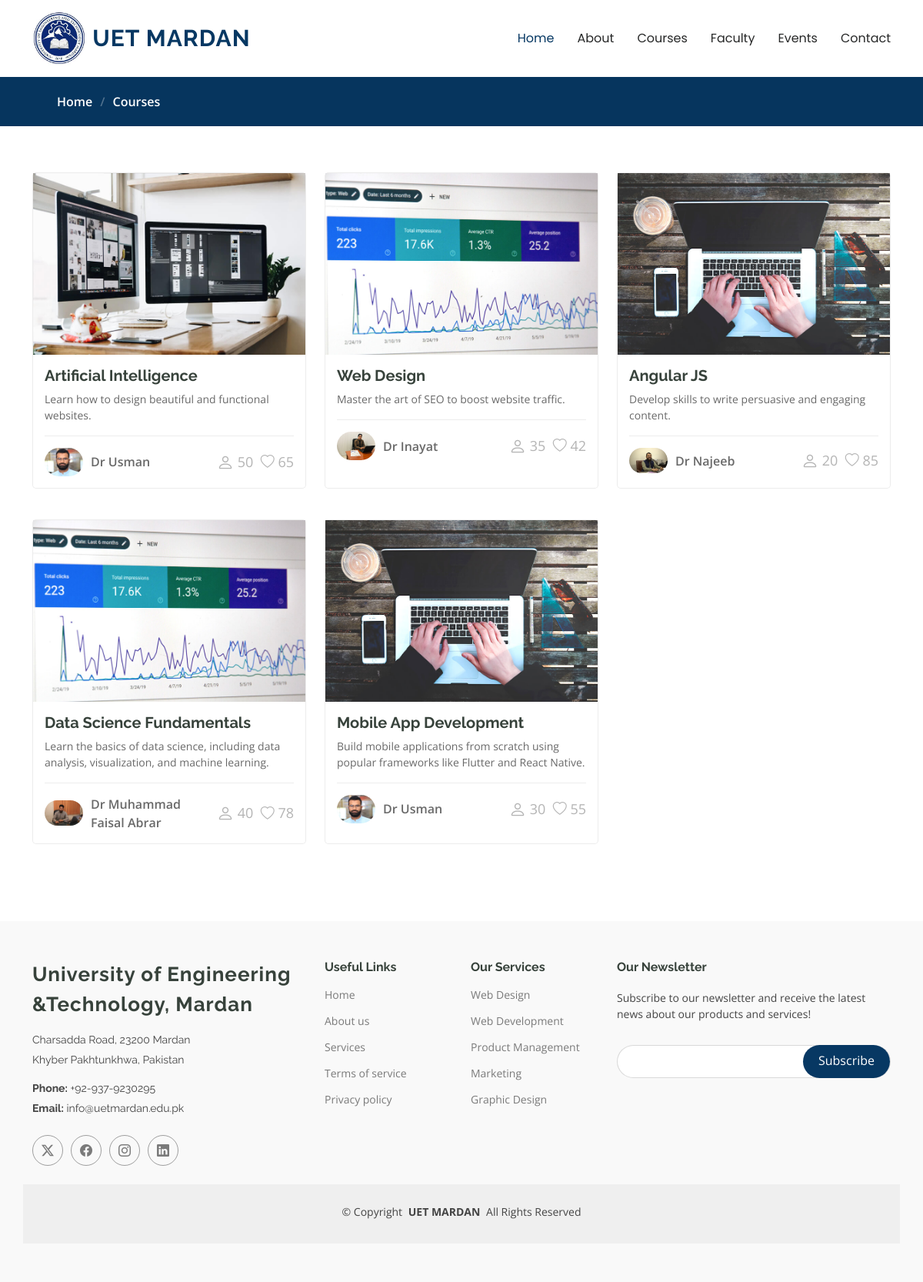
/courses.php, run on the app's committed database.
### tables this page shows
CREATE TABLE `courses` (
  `id` int(11) NOT NULL,
  `course_name` varchar(100) NOT NULL,
  `course_description` text NOT NULL,
  `image` varchar(255) NOT NULL,
  `faculty_name` varchar(50) NOT NULL,
  `faculty_image` varchar(255) NOT NULL,
  `enrolled_students` int(11) DEFAULT 0,
  `likes` int(11) DEFAULT 0
);

### courses.php (the view, shortened to what this page needs)
<!DOCTYPE html>
<html lang="en">
<head>
  <link href="assets/vendor/bootstrap/css/bootstrap.min.css" rel="stylesheet">
  <link href="assets/vendor/bootstrap-icons/bootstrap-icons.css" rel="stylesheet">
  <link href="assets/vendor/aos/aos.css" rel="stylesheet">
  <link href="assets/vendor/glightbox/css/glightbox.min.css" rel="stylesheet">
  <link href="assets/vendor/swiper/swiper-bundle.min.css" rel="stylesheet">
  <link href="assets/css/main.css" rel="stylesheet">
</head>
<body class="courses-page">
   <header id="header" class="header d-flex align-items-center sticky-top">
    <div class="container-fluid container-xl position-relative d-flex align-items-center">
      <a href="index.html" class="logo d-flex align-items-center me-auto">
        <img src="assets/img/logo.jpeg" alt="">
        <h1 class="sitename">UET Mardan</h1>
      </a>
      <nav id="navmenu" class="navmenu">
        <ul>
          <li><a href="index.php" class="active">Home<br></a></li>
          <li><a href="about.html">About</a></li>
          <li><a href="courses.php">Courses</a></li>
          <li><a href="faculty.php">Faculty</a></li>
          <li><a href="events.php">Events</a></li>
          <li><a href="contact.php">Contact</a></li>
        </ul>
      </nav>
    </div>
  </header>
  <main class="main">
    <div class="page-title" data-aos="fade">
      <nav class="breadcrumbs">
        <div class="container">
          <ol>
            <li><a href="index.html">Home</a></li>
            <li class="current">Courses</li>
          </ol>
        </div>
      </nav>
    </div>
<?php
include 'dbcon.php';
$sql = "SELECT * FROM courses";
$result = $conn->query($sql);
if ($result->num_rows > 0) {
    echo '<section id="courses" class="courses section">';
    echo '<div class="container">';
    echo '<div class="row">';
    while ($row = $result->fetch_assoc()) {
        echo '<div class="col-lg-4 col-md-6 d-flex align-items-stretch" data-aos="zoom-in" data-aos-delay="100" style="margin-bottom:40px;">';
        echo '<div class="course-item">';
        echo '<img src="' . $row['image'] . '" class="img-fluid" alt="...">';
        echo '<div class="course-content">';
        echo '<h3><a href="course-details.php?id=' . $row['id'] . '">' . $row['course_name'] . '</a></h3>';
        echo '<p class="description">' . $row['course_description'] . '</p>';
        echo '<div class="trainer d-flex justify-content-between align-items-center">';
        echo '<div class="trainer-profile d-flex align-items-center">';
        echo '<img src="' . $row['faculty_image'] . '" class="img-fluid" alt="">';
        echo '<a href="" class="trainer-link">' . $row['faculty_name'] . '</a>';
        echo '</div>';
        echo '<div class="trainer-rank d-flex align-items-center">';
        echo '<i class="bi bi-person user-icon"></i>&nbsp;' . $row['enrolled_students'];
        echo '&nbsp;&nbsp;<i class="bi bi-heart heart-icon"></i>&nbsp;' . $row['likes'];
        echo '</div>';
        echo '</div>';
        echo '</div>';
        echo '</div>';
        echo '</div>';
    }
    echo '</div>';
    echo '</div>';
    echo '</section>';
} else {
    echo "No courses available.";
}
?>
  </main>
 <footer id="footer" class="footer position-relative light-background">
    <div class="container footer-top">
      <div class="row gy-4">
        <div class="col-lg-4 col-md-6 footer-about">
          <a href="index.html" class="logo d-flex align-items-center">
            <span class="sitename">University of Engineering &Technology, Mardan</span>
          </a>
          <div class="footer-contact pt-3">
            <p>Charsadda Road, 23200 Mardan</p>
            <p> Khyber Pakhtunkhwa, Pakistan</p>
            <p class="mt-3"><strong>Phone:</strong> <span>+92-937-9230295</span></p>
            <p><strong>Email:</strong> <span>info@uetmardan.edu.pk</span></p>
          </div>
          <div class="social-links d-flex mt-4">
            <a href=""><i class="bi bi-twitter-x"></i></a>
            <a href=""><i class="bi bi-facebook"></i></a>
            <a href=""><i class="bi bi-instagram"></i></a>
            <a href=""><i class="bi bi-linkedin"></i></a>
          </div>
        </div>
        <div class="col-lg-2 col-md-3 footer-links">
          <h4>Useful Links</h4>
          <ul>
            <li><a href="#">Home</a></li>
            <li><a href="#">About us</a></li>
            <li><a href="#">Services</a></li>
            <li><a href="#">Terms of service</a></li>
            <li><a href="#">Privacy policy</a></li>
          </ul>
        </div>
        <div class="col-lg-2 col-md-3 footer-links">
          <h4>Our Services</h4>
          <ul>
            <li><a href="#">Web Design</a></li>
            <li><a href="#">Web Development</a></li>
            <li><a href="#">Product Management</a></li>
            <li><a href="#">Marketing</a></li>
            <li><a href="#">Graphic Design</a></li>
          </ul>
        </div>
        <div class="col-lg-4 col-md-12 footer-newsletter">
          <h4>Our Newsletter</h4>
          <p>Subscribe to our newsletter and receive the latest news about our products and services!</p>
          <form action="forms/newsletter.php" method="post" class="php-email-form">
            <div class="newsletter-form"><input type="email" name="email"><input type="submit" value="Subscribe"></div>
          </form>
        </div>
      </div>
    </div>
    <div class="container copyright text-center mt-4">
      <p>© <span>Copyright</span> <strong class="px-1 sitename">UET MARDAN</strong> <span>All Rights Reserved</span></p>
    </div>
  </footer>
</body>
</html>

### data on the page
courses: image (picture), course_name "Artificial Intelligence", course_description "Learn how to design beautiful and functional websites.", faculty_image (picture), faculty_name "Dr Usman", enrolled_students "50", likes "65"
courses: image (picture), course_name "Web Design", course_description "Master the art of SEO to boost website traffic.", faculty_image (picture), faculty_name "Dr Inayat", enrolled_students "35", likes "42"
courses: image (picture), course_name "Angular JS", course_description "Develop skills to write persuasive and engaging content.", faculty_image (picture), faculty_name "Dr Najeeb", enrolled_students "20", likes "85"
courses: image (picture), course_name "Data Science Fundamentals", course_description "Learn the basics of data science, including data analysis, visualization, and machine learning.", faculty_image (picture), faculty_name "Dr Muhammad Faisal Abrar", enrolled_students "40", likes "78"
courses: image (picture), course_name "Mobile App Development", course_description "Build mobile applications from scratch using popular frameworks like Flutter and React Native.", faculty_image (picture), faculty_name "Dr Usman", enrolled_students "30", likes "55"
